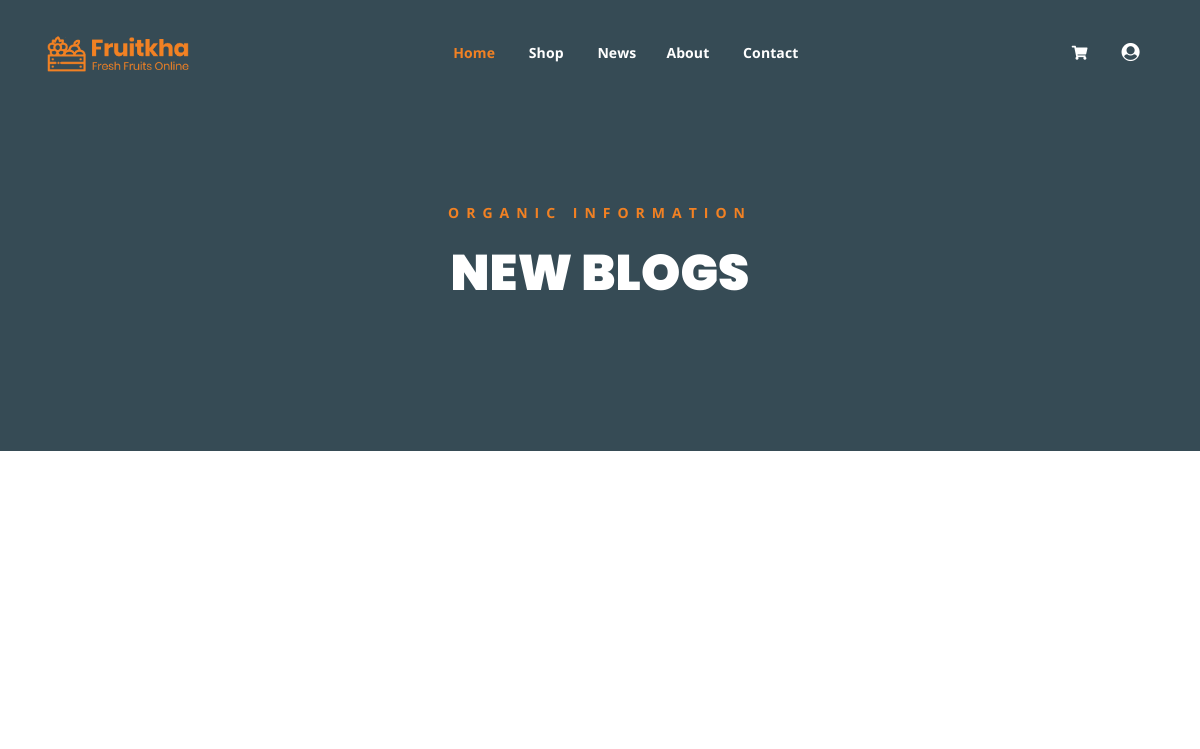
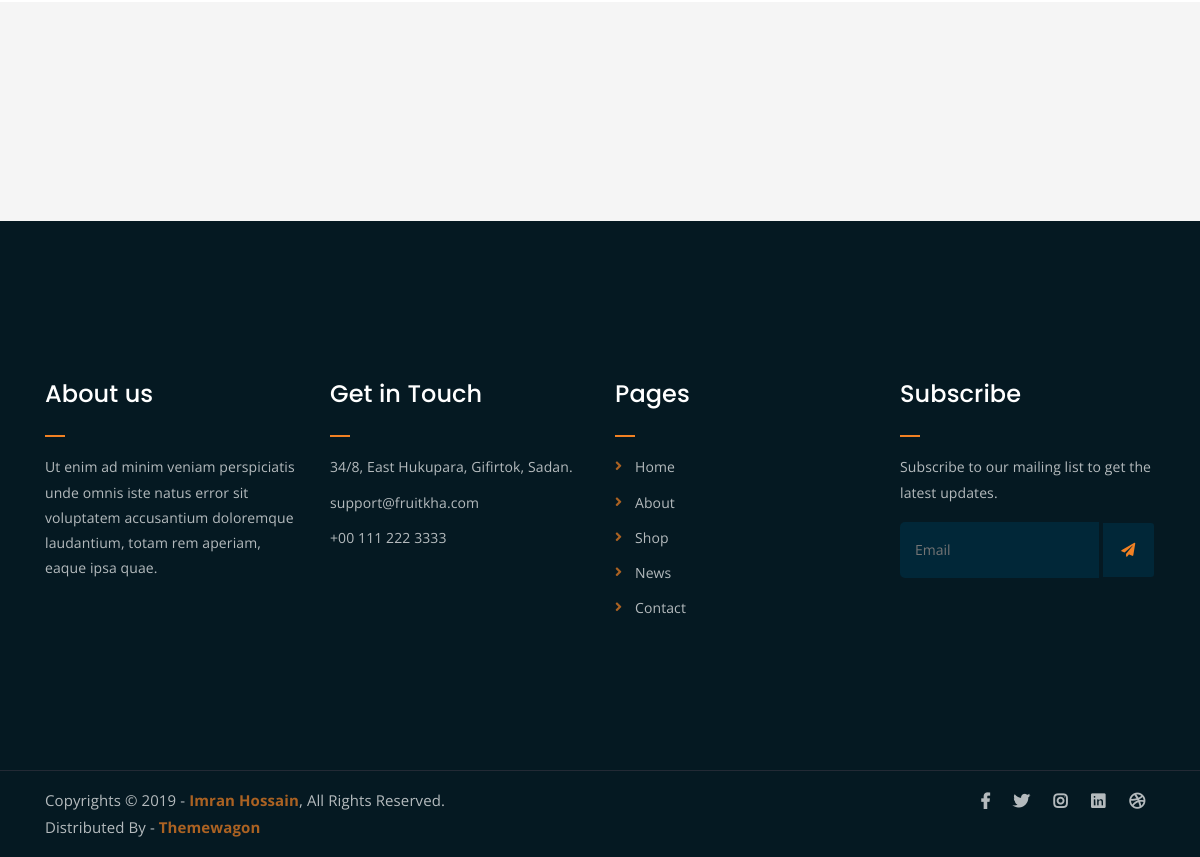
/news.php, run on an earlier commit of the app's database (2 pictures, top to bottom).
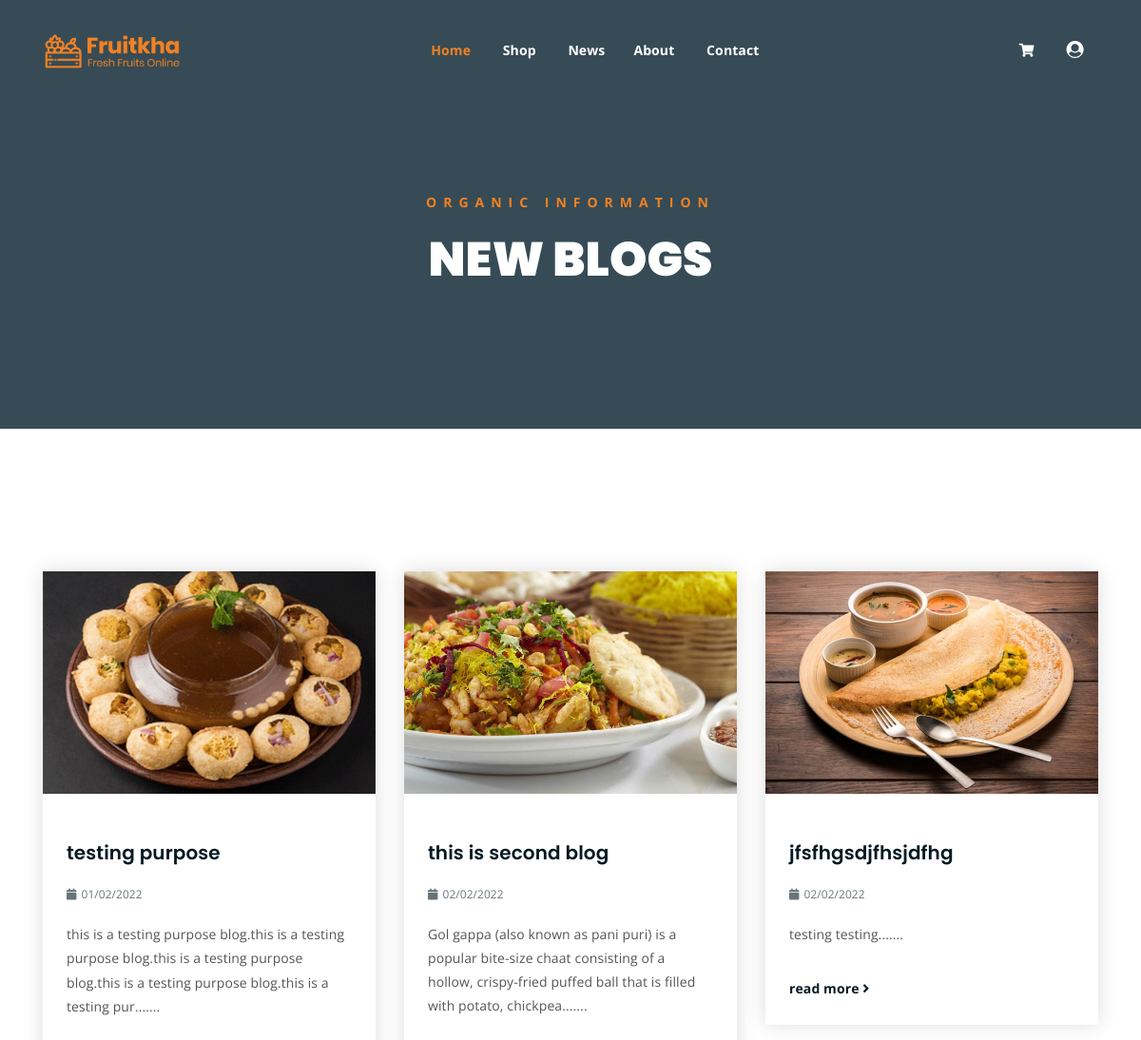
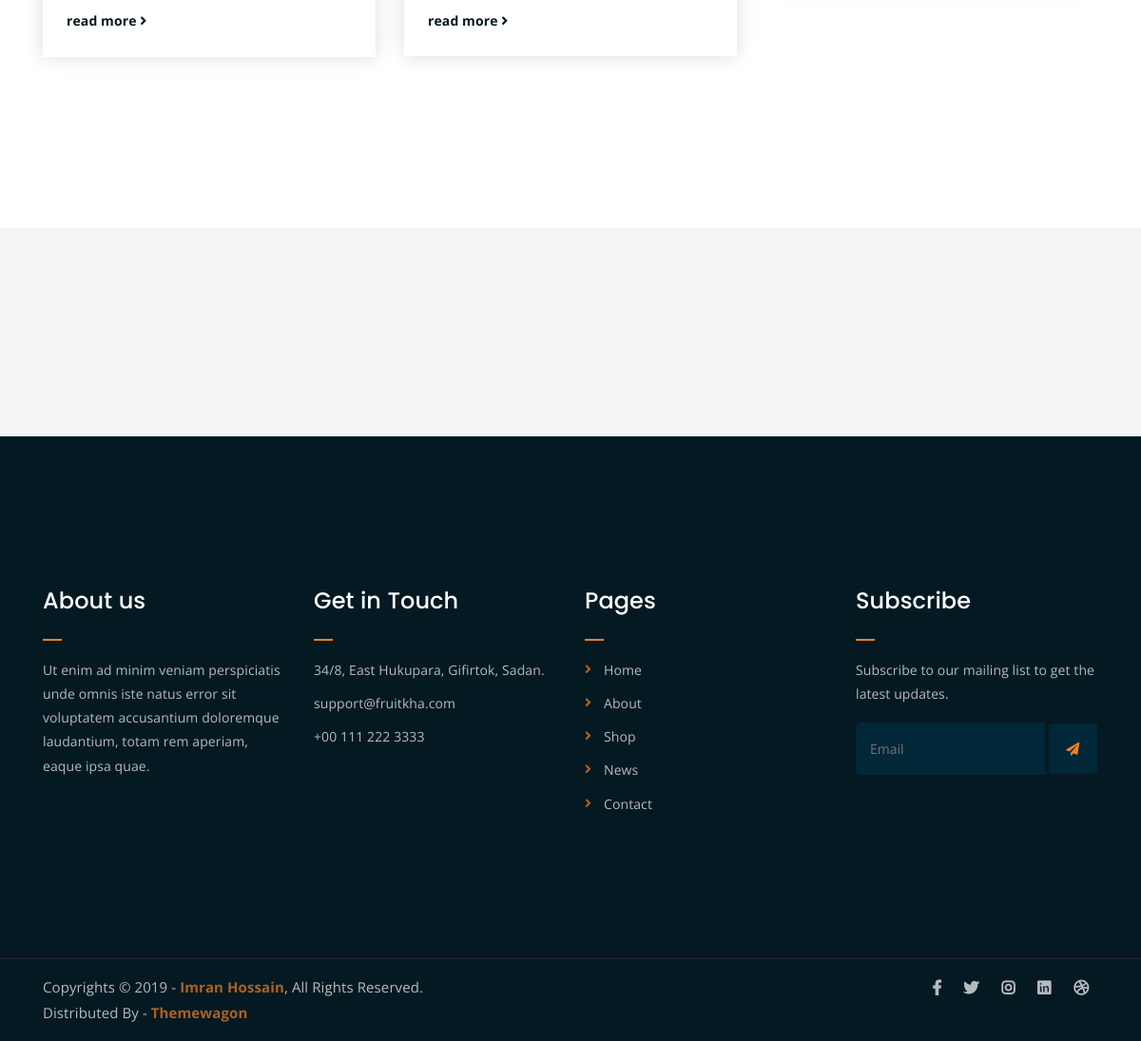
And on a later commit of the database (2 pictures, top to bottom).
### tables this page shows
CREATE TABLE `blog` (
  `id` int(11) NOT NULL,
  `blogtitle` varchar(255) NOT NULL,
  `blogdescription` text NOT NULL,
  `blogimg` varchar(255) NOT NULL,
  `create_date` date NOT NULL
);

### news.php (the view, shortened to what this page needs)
<!DOCTYPE html>
<html lang="en">
<?php include ("include/config.php"); ?>
<head>
	<link rel="stylesheet" href="assets/css/all.min.css">
	<link rel="stylesheet" href="assets/bootstrap/css/bootstrap.min.css">
	<link rel="stylesheet" href="assets/css/owl.carousel.css">
	<link rel="stylesheet" href="assets/css/magnific-popup.css">
	<link rel="stylesheet" href="assets/css/animate.css">
	<link rel="stylesheet" href="assets/css/meanmenu.min.css">
	<link rel="stylesheet" href="assets/css/main.css">
	<link rel="stylesheet" href="assets/css/responsive.css">
</head>
<body>
	<?php include('header.php'); ?>
	<div class="breadcrumb-section breadcrumb-bg">
		<div class="container">
			<div class="row">
				<div class="col-lg-8 offset-lg-2 text-center">
					<div class="breadcrumb-text">
						<p>Organic Information</p>
						<h1>NEW BLOGS</h1>
					</div>
				</div>
			</div>
		</div>
	</div>
	<div class="latest-news mt-150 mb-150">
		<div class="container">
			<div class="row">
				<?php
					$seletBlog = "SELECT *FROM  blog ORDER BY id  limit 3";
					$result = $conn->query($seletBlog);
					while ($row = $result->fetch_assoc()){
				?>
				<div class="col-lg-4 col-md-6">
					<div class="single-latest-news">
					<a href="single-news.php?id=<?php echo $row['id'];?>"><img src="Admin/<?php echo $row['blogimg'];?>"></a>
						<div class="news-text-box">
						<h3></br><a href="single-news.php?id=<?php echo $row['id'];?>"><?php echo $row['blogtitle'];?></a></h3>
						<p class="blog-meta">
								<?php
                                    $date=date_create($row['create_date']);
                                ?>
								<span class="date"><i class="fas fa-calendar"></i><?php echo date_format($date,"d/m/Y "); ?></span>
							</p>
							<p class="excerpt"><?php echo substr($row['blogdescription'], 0,150);?>.......</p>
							<a href="single-news.php?id=<?php echo $row['id'];?>" class="read-more-btn">read more <i class="fas fa-angle-right"></i></a>
						</div>
					</div>
				</div>
				<?php } ?>
			</div>
		</div>
	</div>
	<div class="logo-carousel-section">
		<div class="container">
			<div class="row">
				<div class="col-lg-12">
					<div class="logo-carousel-inner">
						<div class="single-logo-item">
							<img src="assets/img/company-logos/1.png" alt="">
						</div>
						<div class="single-logo-item">
							<img src="assets/img/company-logos/2.png" alt="">
						</div>
						<div class="single-logo-item">
							<img src="assets/img/company-logos/3.png" alt="">
						</div>
						<div class="single-logo-item">
							<img src="assets/img/company-logos/4.png" alt="">
						</div>
					</div>
				</div>
			</div>
		</div>
	</div>
	<?php include('footer.php'); ?>
	<div class="copyright">
		<div class="container">
			<div class="row">
				<div class="col-lg-6 col-md-12">
					<p>Copyrights &copy; 2019 - <a href="https://imransdesign.com/">Imran Hossain</a>,  All Rights Reserved.<br>
						Distributed By - <a href="https://themewagon.com/">Themewagon</a>
					</p>
				</div>
				<div class="col-lg-6 text-right col-md-12">
					<div class="social-icons">
						<ul>
							<li><a href="#" target="_blank"><i class="fab fa-facebook-f"></i></a></li>
							<li><a href="#" target="_blank"><i class="fab fa-twitter"></i></a></li>
							<li><a href="#" target="_blank"><i class="fab fa-instagram"></i></a></li>
							<li><a href="#" target="_blank"><i class="fab fa-linkedin"></i></a></li>
							<li><a href="#" target="_blank"><i class="fab fa-dribbble"></i></a></li>
						</ul>
					</div>
				</div>
			</div>
		</div>
	</div>
</body>
</html>

What changed in the data, as far as the page shows it:
added blog: blogimg (picture), blogtitle "testing purpose", create_date "01/02/2022", blogdescription "this is a testing purpose blog.this is a testing purpose blog.this is a testing purpose blog.this is a testing purpose blog.this is a testing pur"
added blog: blogimg (picture), blogtitle "this is second blog", create_date "02/02/2022", blogdescription "Gol gappa (also known as pani puri) is a popular bite-size chaat consisting of a hollow, crispy-fried puffed ball that is filled with potato, chickpea"
added blog: blogimg (picture), blogtitle "jfsfhgsdjfhsjdfhg", create_date "02/02/2022", blogdescription "testing testing"
